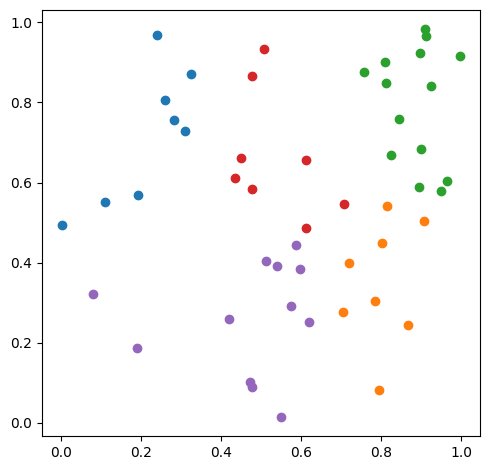

This figure's Python source:
from random import random, randint, seed
from matplotlib import pyplot as plt
from matplotlib.colors import TABLEAU_COLORS


def k_means(pts, k, s=None):
    clusters = _random_arrange(pts, k, s)
    while _rearrange(clusters, k):
        pass
    return clusters


def _random_arrange(pts, k, s):
    seed(s)
    return {p: randint(0, k-1) for p in pts}


def _rearrange(clusters, k):
    centers, modified = _get_centers(clusters, k), False
    for p, i in clusters.items():
        clusters[p] = min((_norm(*pm, *p), j) for j, pm in centers.items())[1]
        if i != clusters[p]:
            modified = True
    return modified


def _get_centers(cluster, k):
    m = {i: (0, 0, 0) for i in range(k)}
    for (x, y), i in cluster.items():
        m[i] = (m[i][0]+x, m[i][1]+y, m[i][2]+1)
    return {i: (m[i][0]/m[i][2], m[i][1]/m[i][2])
        if m[i][2] else (float('inf'), float('inf')) for i in m}

    

def _norm(x0, y0, x1, y1):
    return (x0-x1)**2 + (y0-y1)**2


def gen(n, s):
    seed(s)
    return [(random(), random()) for i in range(n)] 


if __name__ == '__main__':
    n, k, s = 50, 5, 0
    clusters = k_means(gen(n, s), k, s)

    colors = list(TABLEAU_COLORS.values())
    for i in range(k): 
        pi = [p for p, j in clusters.items() if i==j]
        plt.scatter([x for x, _ in pi], [y for _, y in pi], c=colors[i])

    plt.gca().set_aspect('equal')
    plt.tight_layout()
    plt.savefig('k_means_ex1.png', bbox_inches='tight')
    plt.show()
